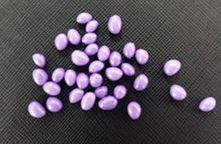
#> input picture 7.PNG, 221 x 144 px
$ python example7.py
#> lines starting #> are read from the running program, lines starting #| are printed output that depends on the picture; after the words box and inside, x2 and y2 are one past the last pixel; in counts of white or black regions, pixels touching at a corner belong together
# -*- coding: UTF-8 -*-
import os
import matplotlib.pyplot as plt
import cv2
import numpy as np
from scipy.ndimage import label, generate_binary_structure


os.chdir(os.path.dirname(__file__))

#因为真实的图片色彩难以区分低梯度图像的差异，因此用plt显示图片赋予对比明显的颜色
# 生成画布
fig=plt.figure()
img = cv2.imdecode(np.fromfile('7.png', dtype=np.uint8), 1)
#> img is the input picture: shape (144, 221, 3); mean B, G, R 89.2, 79, 86.2

#生成子图，将画布分割成1行5列，图像画在从左到右从上到下的第1块
ax1=fig.add_subplot(161)
ax1.imshow(img)
ax1.set_title("origin")

#图片先转成灰度的
gray = cv2.cvtColor(img,cv2.COLOR_BGR2GRAY)
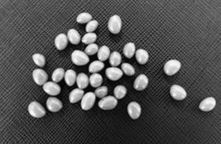
#> gray: shape (144, 221); min 1, max 253, mean 82.3
#ostu二值化
ret2,binary = cv2.threshold(gray,0,255,cv2.THRESH_BINARY+cv2.THRESH_OTSU)
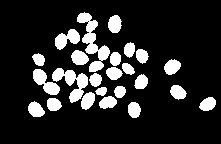
#> binary: shape (144, 221); 15.7% white; 24 white regions, largest, box (x1, y1, x2, y2) and area: (77, 12, 110, 72) 721, (52, 68, 88, 103) 545, (33, 69, 60, 95) 345
#> ret2 = 128

#分水岭算法需要对背景、前景（目标）、未知区域进行标记。
#标记的数据类型必须是int32，否则后面会报错
#未知区域标记为0（黑色）
markers=np.zeros_like(gray, dtype=np.int32)

#确定的背景标记为1
markers[np.where(binary==0)]=1

ax2=fig.add_subplot(162)
ax2.imshow(markers)
ax2.set_title("background")


#进行距离变换，计算每个像素离最近最近0值像素(黑色区域)的距离
foreground=cv2.distanceTransform(binary, cv2.DIST_L1,3)

ax3=fig.add_subplot(163)
ax3.imshow(foreground)
ax3.set_title("distanceTransform")


#分离前景区域
ret,foreground=cv2.threshold(foreground,4,255,cv2.THRESH_BINARY)
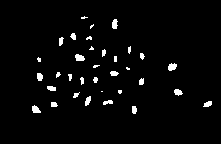
#> foreground: shape (144, 221) float32; 2.9% white; 34 white regions (12 under 20 px), largest, box (x1, y1, x2, y2) and area: (75, 54, 85, 61) 54, (168, 63, 177, 71) 53, (32, 105, 41, 113) 50
#转换数据类型
foreground=foreground.astype(np.uint8)

#label是标签，该函数把图像背景标成0，其他封闭目标用从1开始的整数标记
#stats 是bounding box的信息，N*5的矩阵，行对应每个label，五列分别为[x0, y0, 宽度, 高度, 面积]
#centroids 是每个域的质心坐标
_, labels, stats, centroids = cv2.connectedComponentsWithStats(foreground)
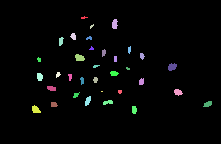
#> labels: shape (144, 221) int32; 35 distinct labels, from 0 to 34; one colour per label, 0 black
#> stats = 35 rows, first 6: [0, 0, 221, 144, 30892], [81, 16, 7, 3, 12], [112, 19, 6, 10, 47], [90, 24, 4, 5, 10], [70, 33, 6, 7, 30], [59, 37, 5, 9, 32]; centroids = 35 pairs, first value 35.38 to 207.5, second value 17.25 to 109.4
#使背景标记为1
labels=labels+1
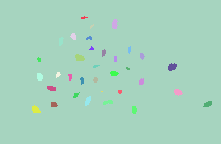
#> labels: shape (144, 221) int32; 35 distinct labels, from 1 to 35; one colour per label, 0 black

ax4=fig.add_subplot(164)
ax4.imshow(labels)
ax4.set_title("foreground")


#确定的前景目标标记为2、3、4......(不同目标标记为不同序号，方面后面进行粘连前景的分割)
markers[np.where(labels!=1)]=labels[np.where(labels!=1)]
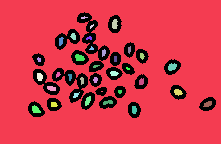
#> markers: shape (144, 221) int32; 36 distinct labels, from 0 to 35; one colour per label, 0 black
markers2=markers.copy()

ax5=fig.add_subplot(165)
ax5.imshow(markers)
ax5.set_title("markers")


#只接受三通道的图像
#分水岭变换的结果会保存在markers2中
cv2.watershed(img,markers2)


ax6=fig.add_subplot(166)
ax6.imshow(markers2)
ax6.set_title("obj")

plt.show()
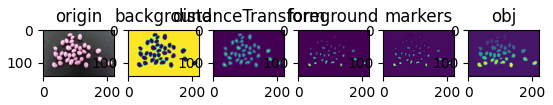
#> figure drawn by matplotlib, 6 panels; B, G, R data is drawn as R, G, B

$ run again, with 1.PNG copied over 7.PNG
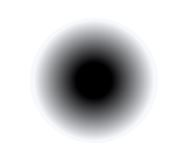
#> input picture 1.PNG, 179 x 168 px
#> img is the input picture: shape (168, 179, 3); mean B, G, R 210.3, 209, 208.7
#> `ret2,binary = cv2.threshold(gray,0,255,cv2.THRESH_BINARY+cv2.THRESH_OT..`:
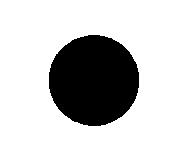
#> binary: shape (168, 179); 78.5% white; 1 black region, box (x1, y1, x2, y2) and area: (49, 35, 139, 126) 6454
#> ret2 = 161
#> stats = [[45, 31, 98, 99, 7511], [0, 0, 179, 168, 22561]]; centroids = [[93.48, 79.99], [87.51, 84.67]]
#> `markers[np.where(labels!=1)]=labels[np.where(labels!=1)]`:
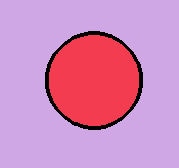
#> markers: shape (168, 179) int32; 3 distinct labels, from 0 to 2; one colour per label, 0 black

$ run again, with 2.PNG copied over 7.PNG
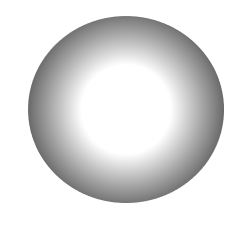
#> input picture 2.PNG, 242 x 228 px
#> img is the input picture: shape (228, 242, 3); min 92, max 255, mean 222.1
#> `ret2,binary = cv2.threshold(gray,0,255,cv2.THRESH_BINARY+cv2.THRESH_OT..`:
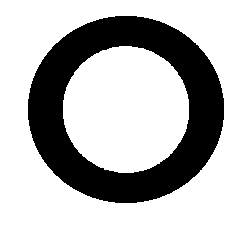
#> binary: shape (228, 242); 70.6% white; 1 black region, box (x1, y1, x2, y2) and area: (28, 16, 224, 203) 16245
#> ret2 = 202
#> stats = [[24, 12, 204, 195, 19869], [0, 0, 242, 228, 24103], [67, 50, 118, 119, 11204]]; centroids = [[125.6, 109], [114, 119.3], [125.5, 109]]
#> `markers[np.where(labels!=1)]=labels[np.where(labels!=1)]`:
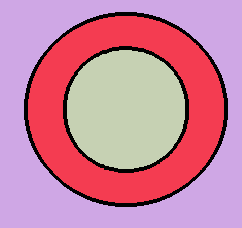
#> markers: shape (228, 242) int32; 4 distinct labels, from 0 to 3; one colour per label, 0 black

$ run again, with 3.PNG copied over 7.PNG
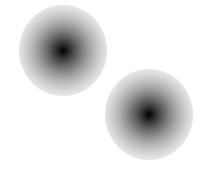
#> input picture 3.PNG, 207 x 181 px
#> img is the input picture: shape (181, 207, 3); min 6, max 255, mean 227
#> binary: shape (181, 207); 81% white; 2 black regions, box (x1, y1, x2, y2) and area: (115, 81, 183, 148) 3560, (29, 17, 97, 84) 3558
#> ret2 = 193
#> stats = [[25, 13, 162, 139, 8718], [0, 0, 207, 181, 28749]]; centroids = [[105.5, 82.05], [102.3, 92.41]]
#> `markers[np.where(labels!=1)]=labels[np.where(labels!=1)]`:
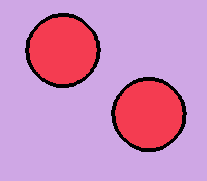
#> markers: shape (181, 207) int32; 3 distinct labels, from 0 to 2; one colour per label, 0 black
